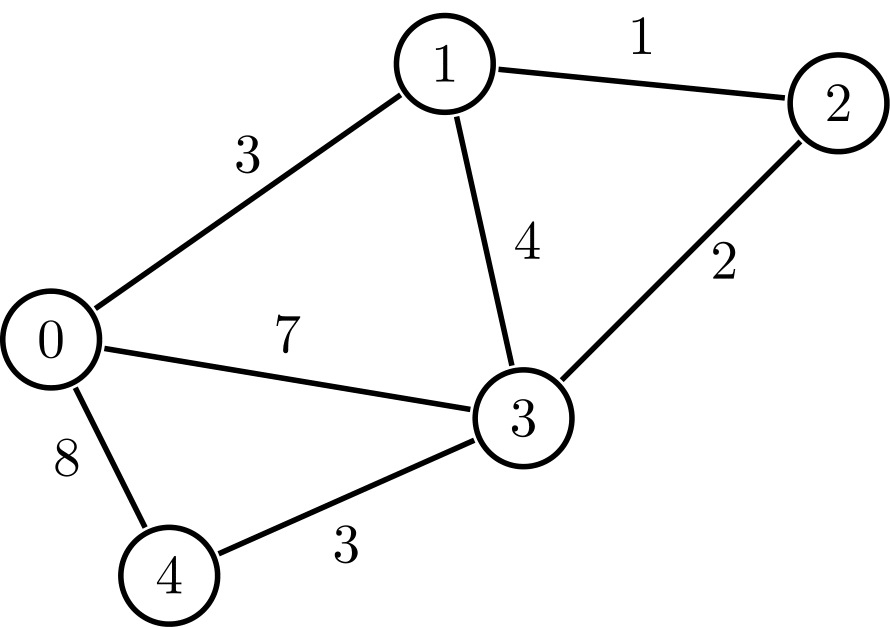
#> input picture Graphs/Labs on Graph-based image processing-20251119/graph_exe.png, 890 x 627 px
$ jupyter execute Lab_graph_assign.ipynb   (shell and % lines are left out)
#> lines starting #> are read from the running program, lines starting #| are printed output that depends on the picture
# Graph-based image processing and analysis
**Master 2 GeoData Science**

## Introduction
The purpose of this lab is to experiment some graph-based tools for image processing that have been seen in Lecture (part 1). For this lab, we will work with the **Scikit-image** library.

Before starting, let mount your drive to allow Colab to acess to your Google Drive (for e.g., reading/writing images)

[cell 1]
# Mount drive to allow Colab to access to your Google Drive
#from google.colab import drive
#drive.mount('/content/gdrive')

### **Exo 1: Compute the Adjacency matrix, Degree matrix and Laplacian Matrix from a given graph**

Read and show the *graph_exe.png* image from your Drive as follows:

[cell 2]
from skimage import io
import matplotlib.pyplot as plt


img = io.imread('graph_exe.png')
#> img is the input picture: shape (627, 890, 3); min 0, max 255, mean 244.6
plt.figure(0)
io.imshow(img)
plt.title('A weighted graph')

1) Implement the adjacency matrix (W) using *numpy.array*

[cell 3]
import numpy as np

W = np.array([
    [0,3,0,7,8],
    [3,0,1,4,0],
    [0,1,0,2,0],
    [7,4,2,0,3],
    [8,0,0,3,0]
    ])
print(W)

2) Now compute the Degree matrix (D) and the Laplacian matrix (L) from W

[cell 4]
# Degree matrix D

D = np.array([
    [18,0,0,0,0],
    [0,8,0,0,0],
    [0,0,3,0,0],
    [0,0,0,16,0],
    [0,0,0,0,11]
    ])
print(D)


# print(D)

[cell 5]
# Laplacian matrix L
L = D - W
print(L)

### **Exo 2: Contruct a regular graph from an image**

Read and visualize the two following images
- img1: the *coffee* image from skimage data (need to import data package)
- img2: the *intersection94.jpg* image from your Drive

[cell 6]
# Read img1 and img2
from skimage import data

img1 = data.coffee()
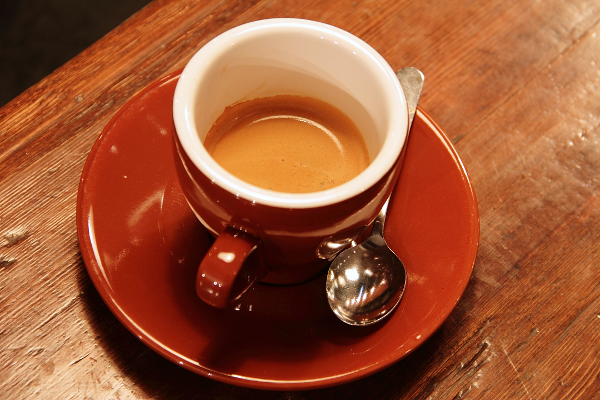
#> input picture skimage.data.coffee(), 600 x 400 px
#> img1 is the input picture: shape (400, 600, 3); mean R, G, B 158.6, 85.8, 51.5

img2 = io.imread('intersection94.jpg')
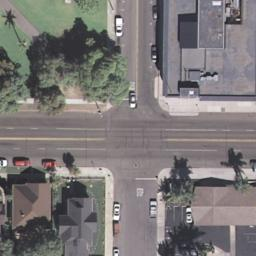
#> input picture Graphs/Labs on Graph-based image processing-20251119/intersection94.jpg, 256 x 256 px
#> img2 is the input picture: shape (256, 256, 3); mean R, G, B 123.7, 119.7, 119.1


# Show them side by side use subplot

plt.figure(figsize=(10,12))
plt.subplot(1,2,1)
plt.imshow(img1)
plt.subplot(1,2,2)
plt.imshow(img2)

Now, imagine we would like to construct a regular graph (4-connected) on each of the images (named *G1* and *G2*)

1) What are the number of nodes? number of edges of a graph contructed from an image of size NxM ?

[cell 7]
# number of nodes = NxM
print(img1.shape) #each pixel is a node
#| (400, 600, 3)
N = img1.shape[0]
#> N = 400
M = img1.shape[1]
#> M = 600
nodes = N*M
#> nodes = 240000
print('Number of nodes in G1:', nodes)
#| Number of nodes in G1: 240000

# number of edges = (M-1)xN + (N-1)xM
edges_formula = (M - 1) * N + (N - 1) * M
#> edges_formula = 479000

print('Number of edges formula in G1:', edges_formula)
#| Number of edges formula in G1: 479000

2) Calculate the number of nodes and number of edges of G1 and G2.

[cell 8]
#number of nodes

N_img2 = img2.shape[0]
#> N_img2 = 256
M_img2 = img2.shape[1]
#> M_img2 = 256
nodes_img2 = N_img2*M_img2
#> nodes_img2 = 65536

print('Number of nodes in G1:', nodes)
#| Number of nodes in G1: 240000
print('Number of nodes in G2:', nodes_img2)
#| Number of nodes in G2: 65536

#number of edges
edges_formula_img2 = ((M_img2 - 1) * N_img2) + ((N_img2 - 1) * M_img2)
#> edges_formula_img2 = 130560

print('Number of edges formula in G1:', edges_formula)
#| Number of edges formula in G1: 479000
print('Number of edges in G2:', edges_formula_img2)
#| Number of edges in G2: 130560

### **Exo 3: Now we would like to construct a region adjacency graph (RAG) from superpixels. Let's follow the tutorial.**

1) Perform SLIC super-pixel segmentation using the *segmentation.slic* method with parameters
- compactness 20
- number of segments 400

Required packages: *segmentation, color*

[cell 9]
# Generate super-pixels

from skimage import segmentation, color

# labels_sp1 from img1
labels_sp1 = segmentation.slic(img1, compactness=20, n_segments=400)
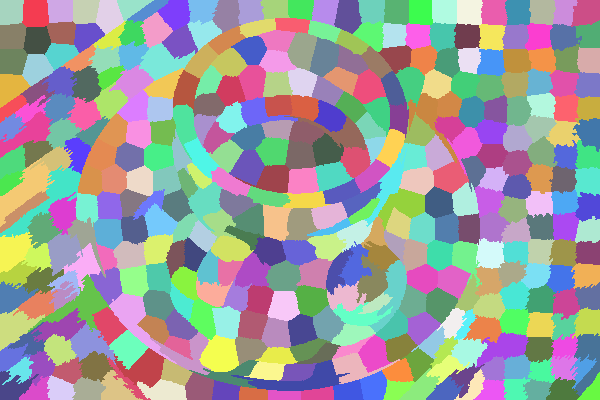
#> labels_sp1: shape (400, 600) int64; 395 distinct labels, from 1 to 395; one colour per label, 0 black

# labels_sp2 from img2
labels_sp2 = segmentation.slic(img2, compactness=20, n_segments=400)
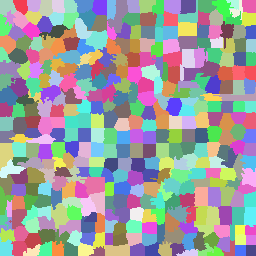
#> labels_sp2: shape (256, 256) int64; 381 distinct labels, from 1 to 381; one colour per label, 0 black

Print the number of super-pixels from each one using *np.unique*

[cell 10]
# Print the number of super-pixels
print('Number of super-pixels in G1:', len(np.unique(labels_sp1)))
#| Number of super-pixels in G1: 395
print('Number of super-pixels in G2:', len(np.unique(labels_sp2)))
#| Number of super-pixels in G2: 381

[cell 11]
# visualize the super-pixels with *segmentation.mark_boundaries* and *color.label2rgb*

plt.figure(0)
plt.subplot(1,2,1)
plt.imshow(segmentation.mark_boundaries(img1, labels_sp1))
plt.subplot(1,2,2)
plt.imshow(segmentation.mark_boundaries(img2, labels_sp2))

[cell 12]
color_sp1 = color.label2rgb(labels_sp1, img1, kind='avg', bg_label=0)
color_sp2 = color.label2rgb(labels_sp2, img2, kind='avg', bg_label=0)
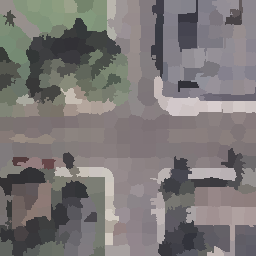
#> color_sp2: shape (256, 256, 3); mean R, G, B 123.2, 119.2, 118.6

plt.figure(figsize=(10,12))
plt.subplot(1,2,1)
plt.imshow(color_sp1)
plt.subplot(1,2,2)
plt.imshow(color_sp2)

2) Construct a RAG based on the super-pixels using the *graph.rag_mean_color* method

Required packages: *graph*

[cell 13]
# Graph construction from super-pixels
from skimage import graph

rag1 = graph.rag_mean_color(img1, labels_sp1, mode='similarity')
rag2 = graph.rag_mean_color(img2, labels_sp2, mode='similarity')

Print the number of nodes and number of edges from each graph. Your remarks?

[cell 14]
# Number of nodes
nodes = rag1.number_of_nodes()
#> nodes = 395
print('Number of nodes in G1:', nodes)
#| Number of nodes in G1: 395
nodes = rag2.number_of_nodes()
#> nodes = 381
print('Number of nodes in G2:', nodes)
#| Number of nodes in G2: 381

# Number of edges
edges = rag1.number_of_edges()
#> edges = 1110
print('Number of edges in G1:', edges)
#| Number of edges in G1: 1110
edges = rag2.number_of_edges()
#> edges = 1087
print('Number of edges in G2:', edges)
#| Number of edges in G2: 1087

3) Perform Graph-cut algorithm (Normalized Cut) from the constructed graph using the *graph.cut_normalized* method

[cell 15]
# Perform graph-cut

labels_gcut1 = graph.cut_normalized(rag=rag1, labels=labels_sp1)
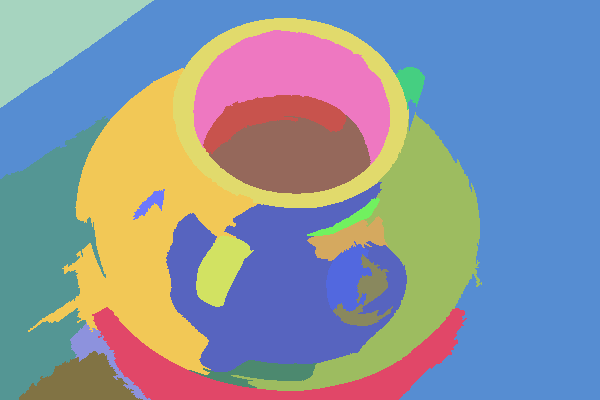
#> labels_gcut1: shape (400, 600) int64; 21 distinct labels, from 1 to 369; one colour per label, 0 black
labels_gcut2 = graph.cut_normalized(rag=rag2, labels=labels_sp2)
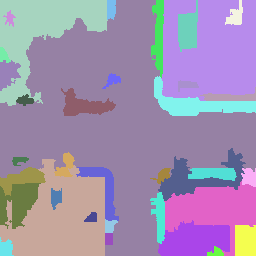
#> labels_gcut2: shape (256, 256) int64; 36 distinct labels, from 1 to 380; one colour per label, 0 black

Visualize the segmentation results

[cell 16]
# visualization the segmentation results

plt.figure(0)
plt.subplot(1,2,1)
plt.imshow(segmentation.mark_boundaries(img1, labels_gcut1))
plt.subplot(1,2,2)
plt.imshow(segmentation.mark_boundaries(img2, labels_gcut2))
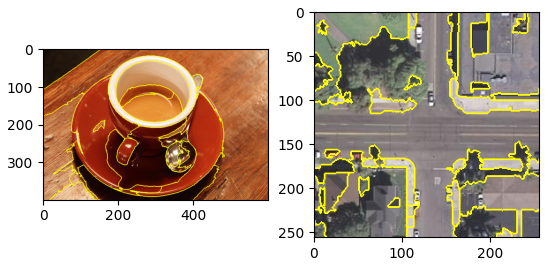
#> figure drawn by matplotlib, 2 panels

[cell 17]
img_in = img1
labels_in = labels_gcut1

img_out = color.label2rgb(labels_in, img_in, kind='avg', bg_label=0)
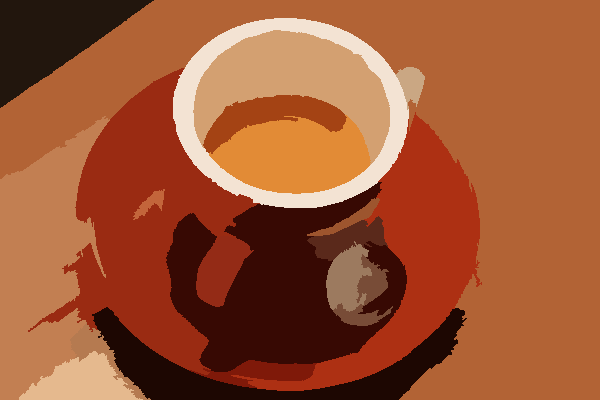
#> img_out: shape (400, 600, 3); mean R, G, B 158, 85.4, 50.8

plt.figure(figsize = (12,16))
plt.subplot(121)
io.imshow(img_in)
plt.title("input image")

plt.subplot(122)
io.imshow(img_out)
plt.title("segmentation result")

img_out2 = color.label2rgb(labels_gcut2, img2, kind='avg', bg_label=0)
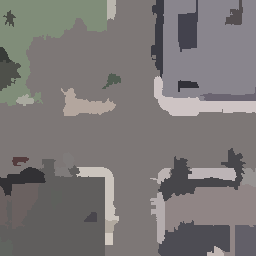
#> img_out2: shape (256, 256, 3); mean R, G, B 123.1, 119.3, 118.6

plt.figure(figsize = (12,16))
plt.subplot(121)
io.imshow(img2)
plt.title("input image")

plt.subplot(122)
io.imshow(img_out2)
plt.title("segmentation result")

What are the number of segments from each segmented image?

[cell 18]
# your response
print('Number of segments in G1:', len(np.unique(labels_gcut1)))
#| Number of segments in G1: 21
print('Number of segments in G2:', len(np.unique(labels_gcut2)))
#| Number of segments in G2: 36
